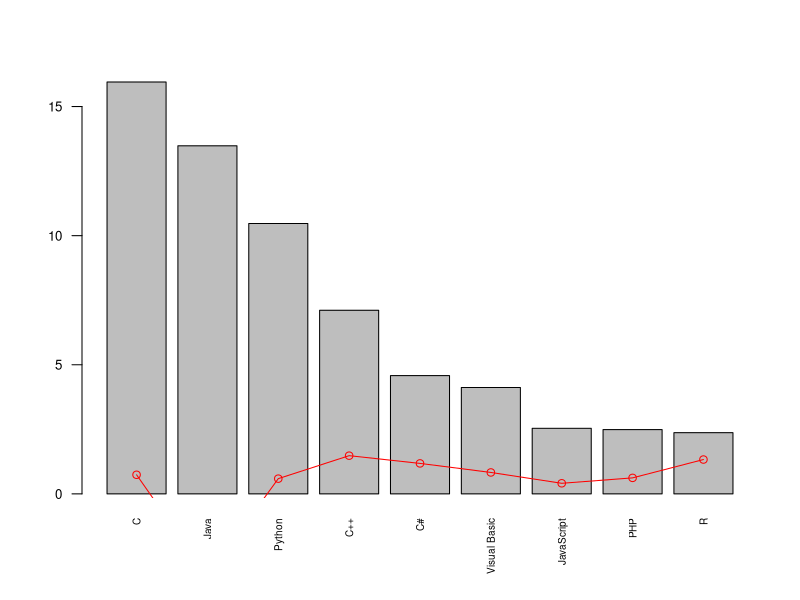

Generate this figure with R:
languages <- data.frame(
   id = c(1:9),
   name = c("C", "Java", "Python", "C++", "C#", "Visual Basic", "JavaScript", "PHP", "R"),
   usage = c(15.95, 13.48, 10.47, 7.11, 4.58, 4.12, 2.54, 2.49, 2.37),
   change = c(0.74, -3.18, 0.59, 1.48, 1.18, 0.83, 0.41, 0.62, 1.33)
)

plt <- barplot(languages$usage, names.arg=languages$name,
     cex.axis = 0.8,
     cex.names = 0.6,
     las=2)

lines(plt, languages$change, type="o", col="red")
